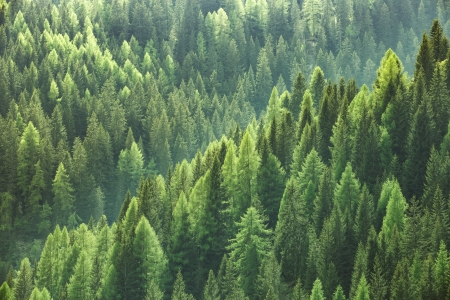
#> input picture 02.数据解析/4k风景图/护眼 森林 绿色树林 高清风景 4k壁纸.jpg, 450 x 300 px, found by its file name
$ python '调整画质.py'
#> lines starting #> are read from the running program, lines starting #| are printed output that depends on the picture
from PIL import Image

# 打开已获取的图片
image_path = '/Users/zhs/PycharmProjects/爬虫/02.数据解析/4k风景图/护眼 森林 绿色树林 高清风景 4k壁纸.jpg'  # 替换为您的图像路径
image = Image.open(image_path)
#> image is the input picture: PIL image 450x300 RGB; mean R, G, B 95.7, 120.5, 85.8

# 定义目标分辨率（4K 分辨率）
target_width = 3840
target_height = 2160

# 调整图像大小
resized_image = image.resize((target_width, target_height), Image.LANCZOS)  # 使用 Lanczos 插值算法
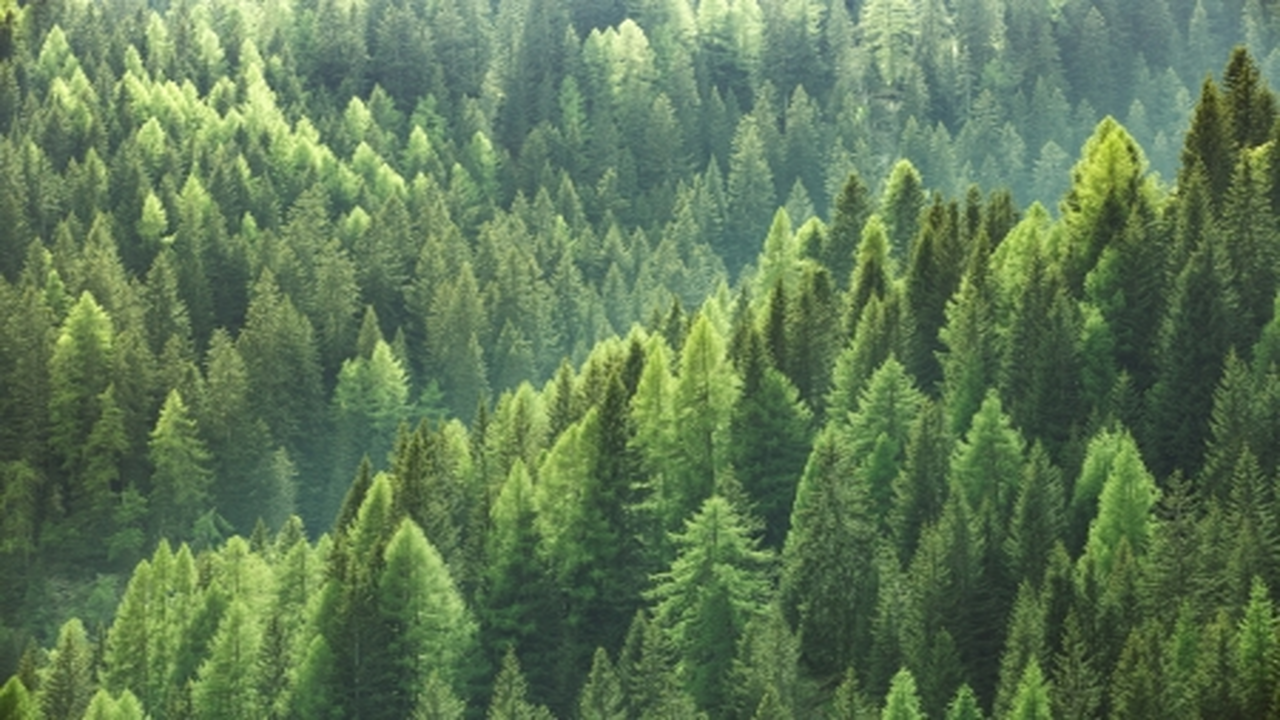
#> resized_image: PIL image 3840x2160 RGB (shown at 1/3 size); mean R, G, B 95.7, 120.5, 85.8

# 保存调整后的图像
output_path = 'output_image.jpg'  # 替换为输出图像路径
resized_image.save(output_path)

print("图像调整完成并保存到", output_path)

$ run again, with 02.数据解析/4k风景图/AI绘画 风景 群樱守望4K壁纸.jpg copied over 02.数据解析/4k风景图/护眼 森林 绿色树林 高清风景 4k壁纸.jpg
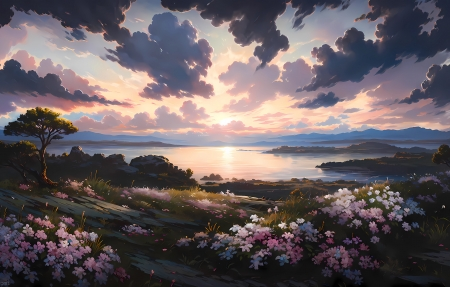
#> input picture 02.数据解析/4k风景图/AI绘画 风景 群樱守望4K壁纸.jpg, 450 x 287 px, found by its file name
#> image is the input picture: PIL image 450x287 RGB; mean R, G, B 102.6, 93, 96.8
#> `resized_image = image.resize((target_width, target_height), Image.LANC..`:
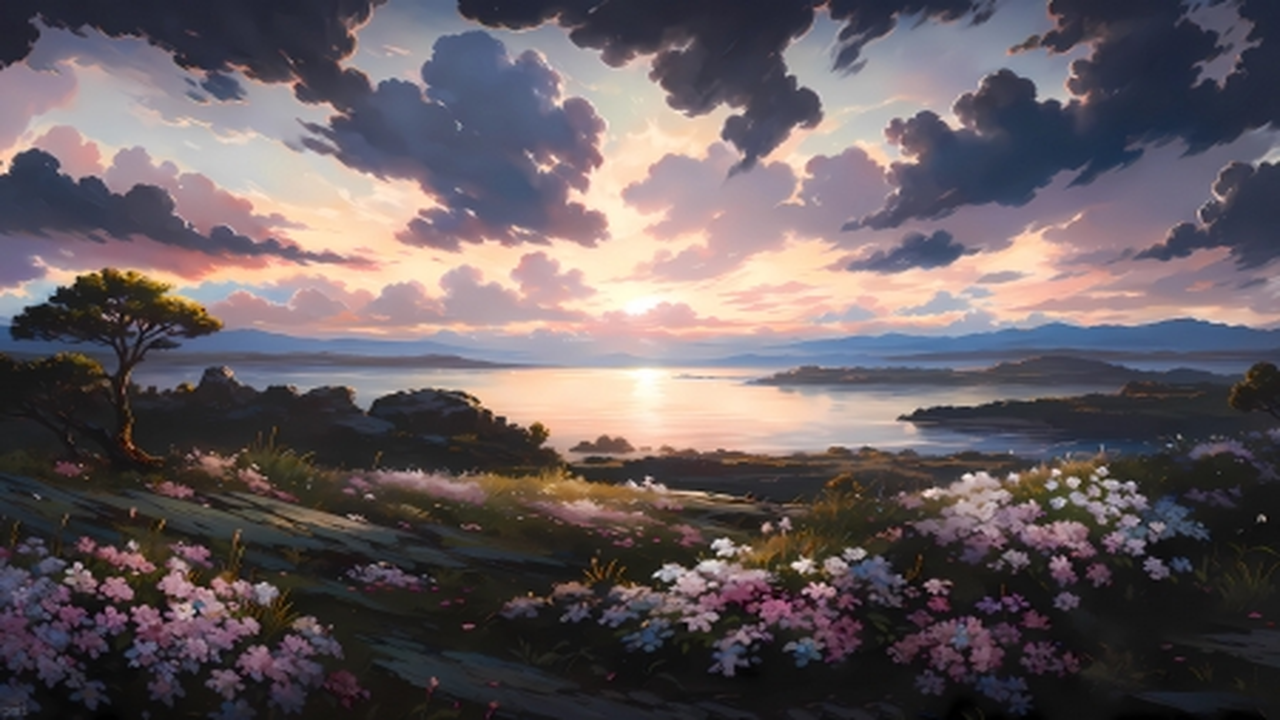
#> resized_image: PIL image 3840x2160 RGB (shown at 1/3 size); mean R, G, B 102.6, 93, 96.8

$ run again, with 02.数据解析/4k风景图/克罗夫附近的摩泽尔河风景4k壁纸.jpg copied over 02.数据解析/4k风景图/护眼 森林 绿色树林 高清风景 4k壁纸.jpg
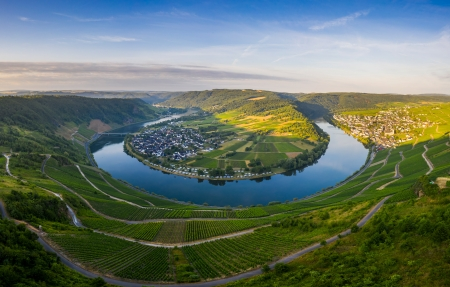
#> input picture 02.数据解析/4k风景图/克罗夫附近的摩泽尔河风景4k壁纸.jpg, 450 x 287 px, found by its file name
#> image is the input picture: PIL image 450x287 RGB; mean R, G, B 99.2, 113.8, 101.2
#> `resized_image = image.resize((target_width, target_height), Image.LANC..`:
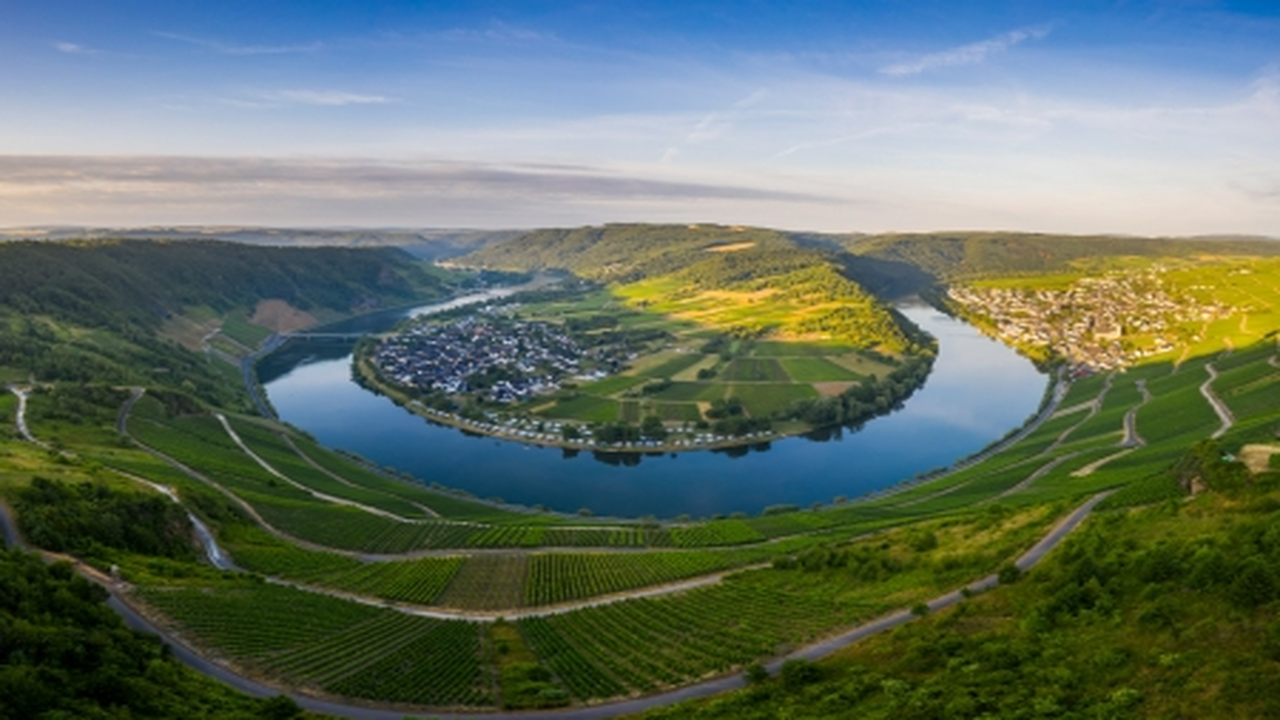
#> resized_image: PIL image 3840x2160 RGB (shown at 1/3 size); mean R, G, B 99.2, 113.8, 101.2
